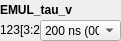
    <widget class="QWidget" name="widget_30" native="true">
     <property name="geometry">
      <rect>
       <x>470</x>
       <y>360</y>
       <width>121</width>
       <height>41</height>
      </rect>
     </property>
     <widget class="QLabel" name="label_522">
      <property name="geometry">
       <rect>
        <x>0</x>
        <y>0</y>
        <width>121</width>
        <height>20</height>
       </rect>
      </property>
      <property name="font">
       <font>
        <weight>75</weight>
        <bold>true</bold>
       </font>
      </property>
      <property name="text">
       <string>EMUL_tau_v</string>
      </property>
     </widget>
     <widget class="QLabel" name="addr_EMUL_tau_v">
      <property name="geometry">
       <rect>
        <x>0</x>
        <y>20</y>
        <width>101</width>
        <height>20</height>
       </rect>
      </property>
      <property name="text">
       <string>123[3:2]</string>
      </property>
     </widget>
     <widget class="QComboBox" name="comboBox_EMUL_tau_v">
      <property name="geometry">
       <rect>
        <x>40</x>
        <y>20</y>
        <width>81</width>
        <height>21</height>
       </rect>
      </property>
      <item>
       <property name="text">
        <string>200 ns (00)</string>
       </property>
      </item>
      <item>
       <property name="text">
        <string>300 ns (01)</string>
       </property>
      </item>
      <item>
       <property name="text">
        <string>400 ns (10)</string>
       </property>
      </item>
      <item>
       <property name="text">
        <string>500 ns (11)</string>
       </property>
      </item>
     </widget>
    </widget>
